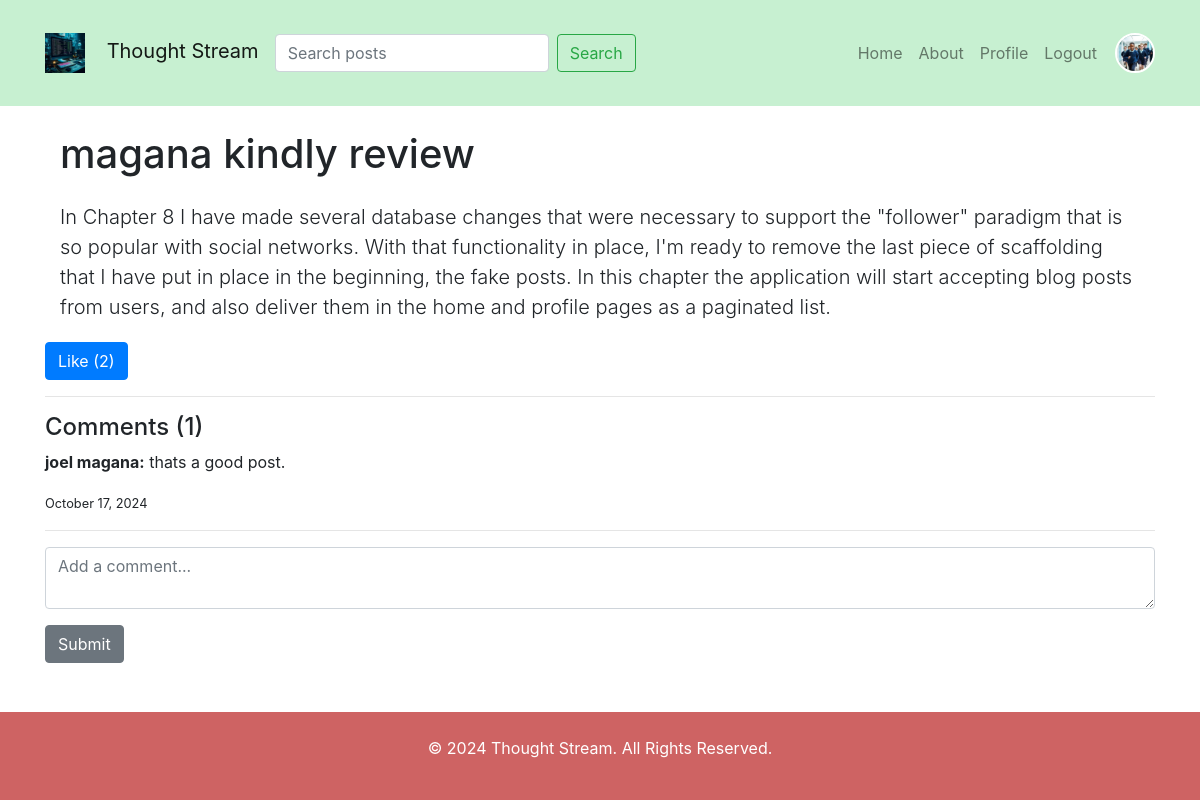
The app's page /post/1 (signed in) with its own data.
### models.py (models this page shows, shortened)
class Post(db.Model):
    id = db.Column(db.Integer, primary_key=True)
    title = db.Column(db.String(150), nullable=False)
    body = db.Column(db.Text, nullable=False)
    date_posted = db.Column(db.DateTime, nullable=False, default=datetime.now(timezone.utc))
    user_id = db.Column(db.Integer, db.ForeignKey('user.id'), nullable=False)
    author = db.relationship('User', backref='posts', lazy=True)
    comments = db.relationship('Comment', backref='post_comments', lazy=True)
    likes = db.relationship('Like', backref='post_likes', lazy=True)

class Comment(db.Model):
    id = db.Column(db.Integer, primary_key=True)
    content = db.Column(db.Text, nullable=False)
    date_posted = db.Column(db.DateTime, nullable=False, default=datetime.utcnow)
    user_id = db.Column(db.Integer, db.ForeignKey('user.id'), nullable=False)  # Link to the User model
    post_id = db.Column(db.Integer, db.ForeignKey('post.id'), nullable=False)  # Link to the Post model
    user = db.relationship('User', backref='comments', lazy=True)  # Get the user who made the comment
    post = db.relationship('Post', backref='post_comments', lazy=True)  # Get the post related to the comment

class User(db.Model, UserMixin):
    id = db.Column(db.Integer, primary_key = True)
    username = db.Column(db.String(150), unique=True, nullable=False)
    email = db.Column(db.String(100), unique = True, nullable=False)
    password = db.Column(db.String(150), nullable=False)
    def get_id(self):
        return self.id

### routes.py (the view)
    @app.route('/post/<int:post_id>')
    def post_detail(post_id):
        page = request.args.get('page', 1, type=int)
        post = Post.query.get_or_404(post_id)
        return render_template('post_detail.html', post=post)

### app.py (called while the page is built)
def create_app():
    app = Flask(__name__)
    app.config['SECRET_KEY'] = 'i dont know'
    app.config['SQLALCHEMY_DATABASE_URI'] = 'sqlite:///flasker.db'
    app.config['CACHE_TYPE'] = 'redis'
    app.config['CACHE_REDIS_HOST'] = 'localhost'
    app.config['CACHE_REDIS_PORT'] = '6379'
    cache = Cache(app)
    db.init_app(app)
    bcrypt.init_app(app)
    login_manager.init_app(app)
    cache.init_app(app)
    @login_manager.user_loader
    def load_user(userid):
        return User.query.get(int(userid))
    from routes import init_routes
    init_routes(app, db, bcrypt,cache)
    migrate= Migrate(app,db)
    return app

### templates/post_detail.html (shortened to what this page needs)
{%extends 'base.html'%}
{% block content %}
<div class="container mt-4">
    <h1 class="mb-4">{{ post.title }}</h1>
    <p class="lead">{{ post.body }}</p>
</div>
<form method="POST" action="{{ url_for('like_post', post_id=post.id) }}">
    <button type="submit" class="btn btn-primary">Like ({{ post.likes|length }})</button>
</form>
<hr>
  <h4>Comments ({{ post.comments|length }})</h4>
{% for comment in post.comments %}
    <div class="comment">
    <p><strong>{{ comment.user.username }}:</strong> {{ comment.content }}</p>
    <small>{{ comment.date_posted.strftime('%B %d, %Y') }}</small>
<hr>
    </div>
{% endfor %}
<form method="POST" action="{{ url_for('add_comment', post_id=post.id) }}">
    <div class="form-group">
    <textarea name="content" class="form-control" placeholder="Add a comment..." required></textarea>
    </div>
    <button type="submit" class="btn btn-secondary">Submit</button>
</form>
</div>
{% endblock %}

### static/styles.css (style rules this page uses)
body { font-family: Arial, sans-serif; margin: 0; padding: 0; background-color: #93d675; font-weight: bold; }
.container { width: 98%; margin: 20px auto; }

### records on screen
Post: title "magana kindly review", body "In Chapter 8 I have made several database changes that were necessary to support the \"follower\" paradigm that is so popular with social networks. With that functionality in place, I'm ready to remove the last piece of scaffolding that I have put in place in the beginning, the fake posts. In this chapter the application will start accepting blog posts from users, and also deliver them in the home and profile pages as a paginated list."
Comment: user.username "joel magana", content "thats a good post.", date_posted "October 17, 2024"

### other values on screen
{{ post.likes|length }} "2"
{{ post.comments|length }} "1"
